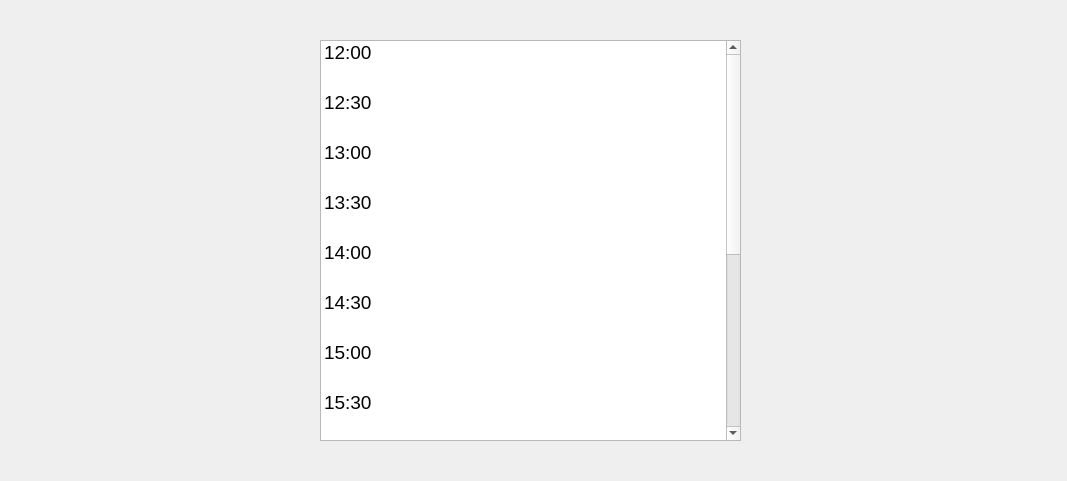
<?xml version="1.0" encoding="UTF-8"?>
<ui version="4.0">
 <class>Time</class>
 <widget class="QDialog" name="Time">
  <property name="geometry">
   <rect>
    <x>0</x>
    <y>0</y>
    <width>1067</width>
    <height>481</height>
   </rect>
  </property>
  <property name="windowTitle">
   <string>Dialog</string>
  </property>
  <widget class="QListWidget" name="lwTime">
   <property name="geometry">
    <rect>
     <x>320</x>
     <y>40</y>
     <width>421</width>
     <height>401</height>
    </rect>
   </property>
   <property name="font">
    <font>
     <pointsize>14</pointsize>
     <weight>50</weight>
     <bold>false</bold>
    </font>
   </property>
   <property name="autoFillBackground">
    <bool>false</bool>
   </property>
   <property name="lineWidth">
    <number>1</number>
   </property>
   <property name="iconSize">
    <size>
     <width>0</width>
     <height>0</height>
    </size>
   </property>
   <property name="flow">
    <enum>QListView::TopToBottom</enum>
   </property>
   <property name="resizeMode">
    <enum>QListView::Fixed</enum>
   </property>
   <property name="gridSize">
    <size>
     <width>0</width>
     <height>50</height>
    </size>
   </property>
   <property name="viewMode">
    <enum>QListView::ListMode</enum>
   </property>
   <property name="wordWrap">
    <bool>false</bool>
   </property>
   <item>
    <property name="text">
     <string>12:00</string>
    </property>
   </item>
   <item>
    <property name="text">
     <string>12:30</string>
    </property>
   </item>
   <item>
    <property name="text">
     <string>13:00</string>
    </property>
   </item>
   <item>
    <property name="text">
     <string>13:30</string>
    </property>
   </item>
   <item>
    <property name="text">
     <string>14:00</string>
    </property>
   </item>
   <item>
    <property name="text">
     <string>14:30</string>
    </property>
   </item>
   <item>
    <property name="text">
     <string>15:00</string>
    </property>
   </item>
   <item>
    <property name="text">
     <string>15:30</string>
    </property>
   </item>
   <item>
    <property name="text">
     <string>16:00</string>
    </property>
   </item>
   <item>
    <property name="text">
     <string>16:30</string>
    </property>
   </item>
   <item>
    <property name="text">
     <string>17:00</string>
    </property>
   </item>
   <item>
    <property name="text">
     <string>17:30</string>
    </property>
   </item>
   <item>
    <property name="text">
     <string>18:00</string>
    </property>
   </item>
  </widget>
 </widget>
 <resources/>
 <connections/>
</ui>
